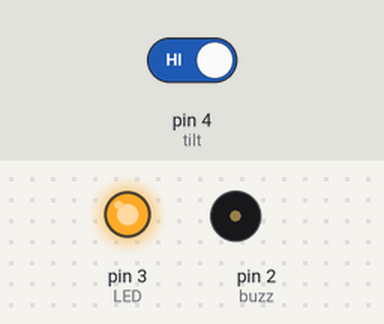
Bench run of a sketch on a simulated Arduino Uno, built with avr-gcc and run on an emulated ATmega328P. Parts: output pins drawn as LEDs (lit = HIGH), buzzer (waves = sounding). Inputs (shaded band) come from the test bench; at power-on: pin 4 (tilt) HIGH.

Above: at 1.8 s.
1.9 s: pin 4 (tilt) driven LOW
At 2.05 s:
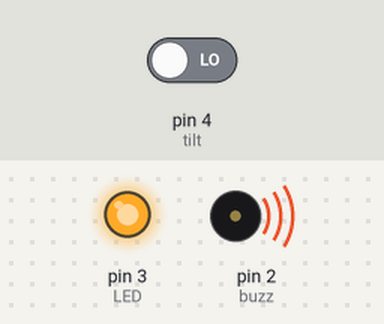
At 2.9 s:
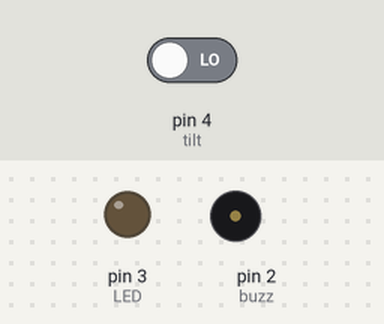
3.6 s: pin 4 (tilt) driven HIGH
At 4.8 s:
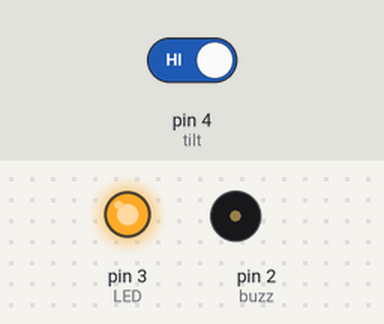
Timing chart, 0 to 12.6 s (numbered marks = the images above; inputs shaded):
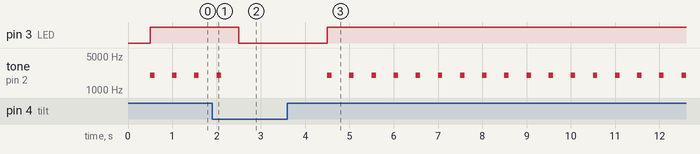

The sketch:

Tipious_Angryous.ino
```cpp
// BitsyBoard Petting Zoo
// Jeffrey Stephens
// Tipious Angryous

// Tipious Angryous likes to stay upright
// He will BUZZ and glow red when he is flipped


int LED = 3;           // led connected to pin 3
int buzz = 2;          // active buzzer connected to pin 2
int tilt = 4;          // tilt ball sensor connected to pin 4
int tiltVal;
int lastTiltState = HIGH;  //previous reading from tilt sensor

long lastDebounceTime = 0;  //debounce variable
long debounceDelay = 50;    //debounce variable

void setup() {
  // put your setup code here, to run once:

  pinMode(LED, OUTPUT);
  pinMode(buzz, OUTPUT);

  pinMode(tilt, INPUT);
  digitalWrite(tilt, HIGH);

}

void loop() {
  // put your main code here, to run repeatedly:
  tiltVal = digitalRead(tilt);

  tiltChange();

  //Switches cases based off the Tilt Sensor
  switch (tiltVal) {
    case 0:
      digitalWrite(LED, LOW);
      noTone(buzz);
      break;
    case 1:
      digitalWrite(LED, HIGH);
      tone(buzz, 600, 100);
      tone(buzz, 2000, 100);
      break;
  }
}

//Debounce for the Tilt Sensor
void tiltChange() {

  if (tiltVal == lastTiltState) {
    lastDebounceTime = millis();
  }
  if (millis() - lastDebounceTime > debounceDelay) {
    lastTiltState = tiltVal;
  }
  delay(500);
}
```

Measured:
- after the input at 1.9 s, pin 3 (LED): HIGH → LOW after 0.60 s; tone on pin 2 (buzz): goes on until 2.1 s, then stays silent
- after the input at 3.6 s, pin 3 (LED): LOW → HIGH after 0.90 s; tone on pin 2 (buzz): alternates 2000 Hz for 0.10 s and silent for 0.40 s, starting after 0.90 s
- by itself, tone on pin 2 (buzz): alternates 2000 Hz for 0.10 s and silent for 0.40 s
